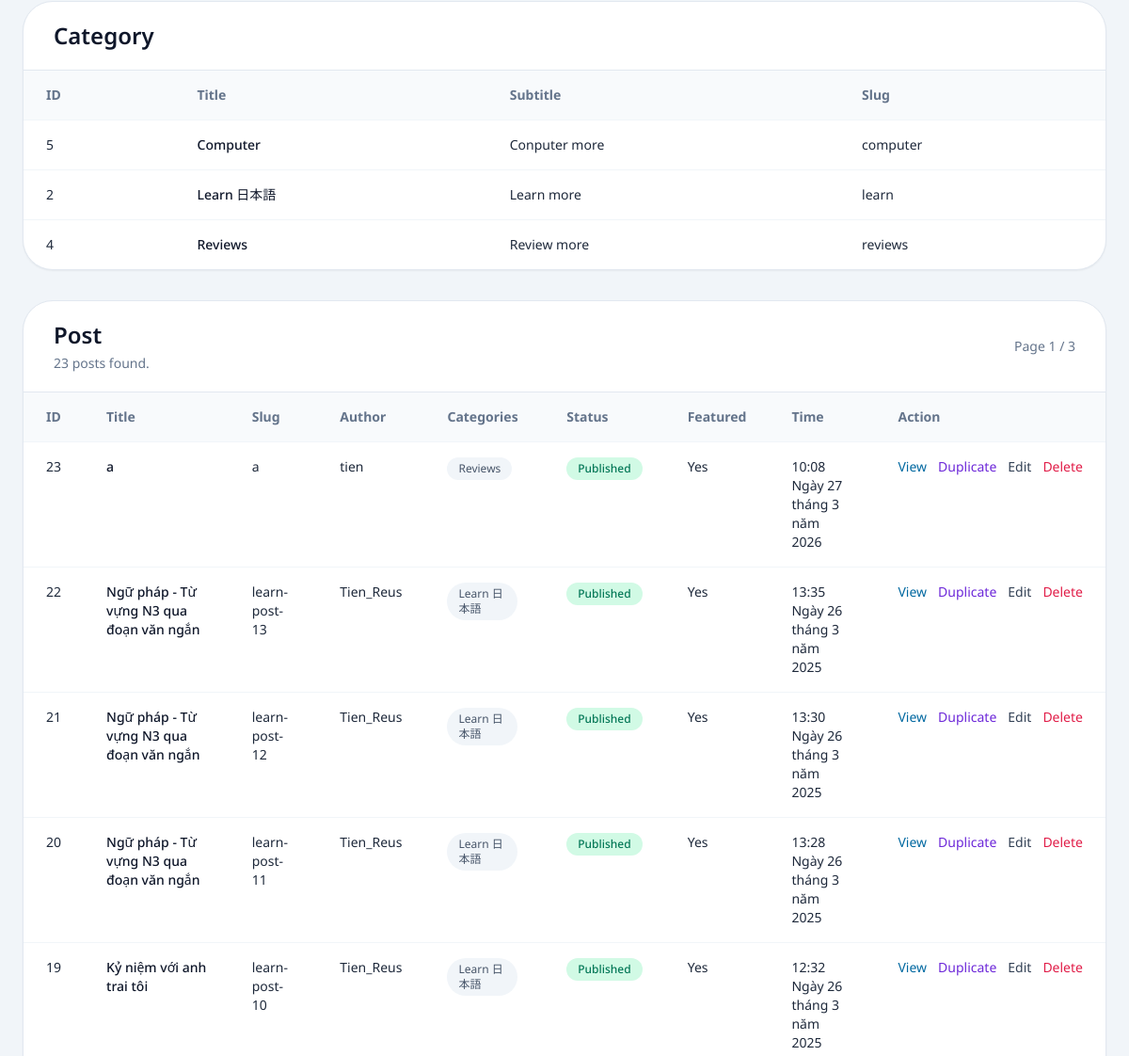
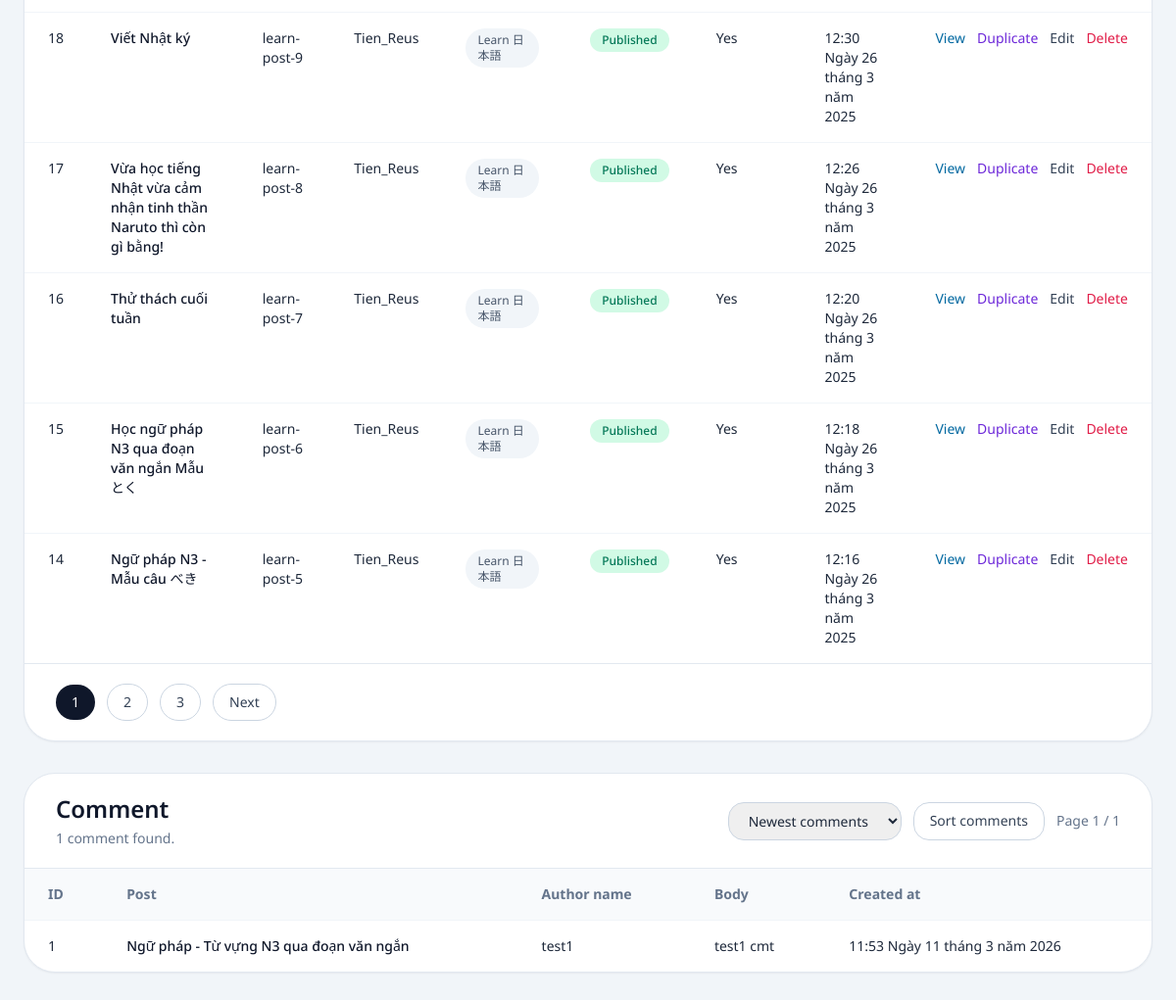
The app's page /sql/database/ (signed in, lower part), older data (2 pictures, top to bottom).
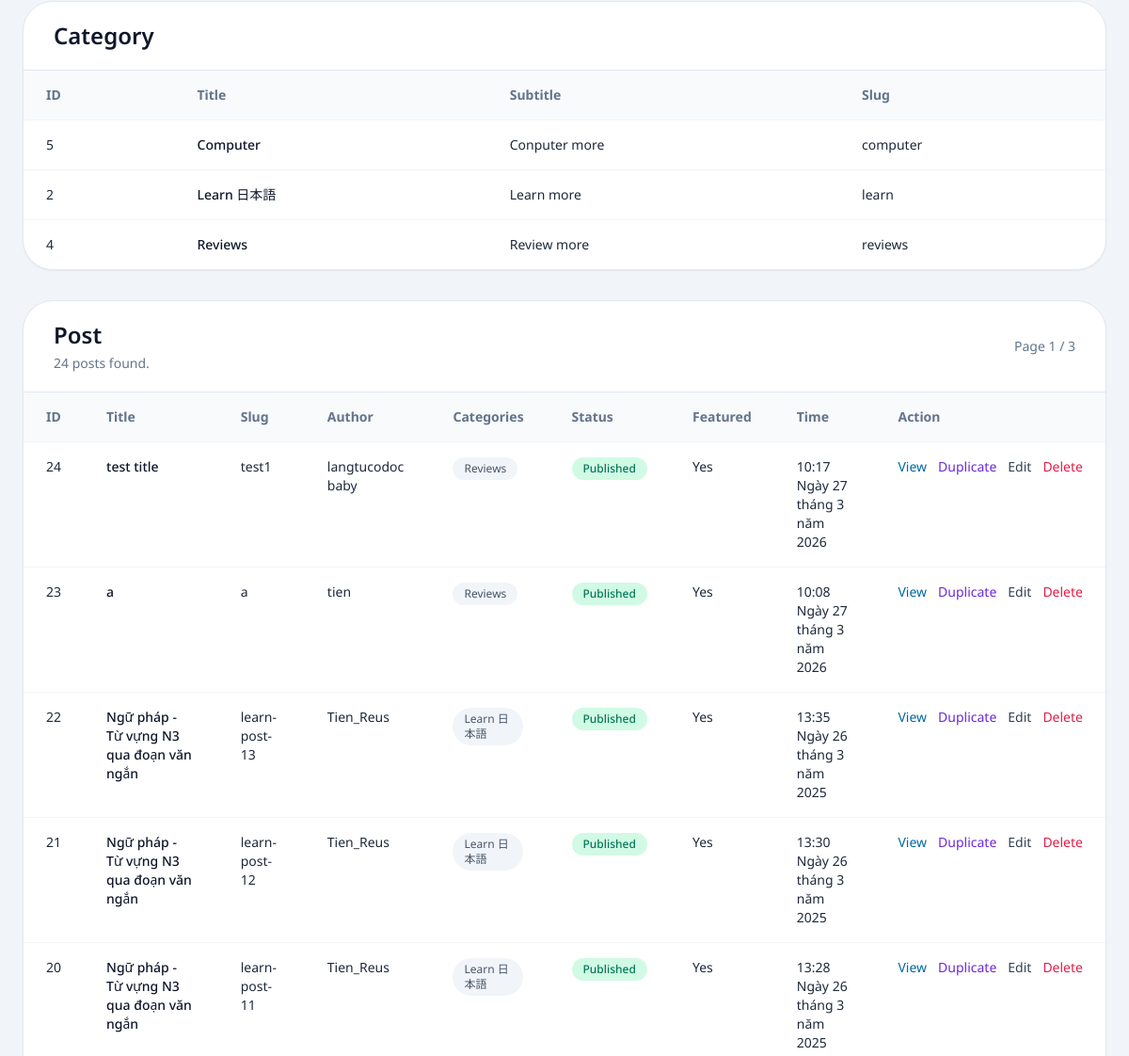
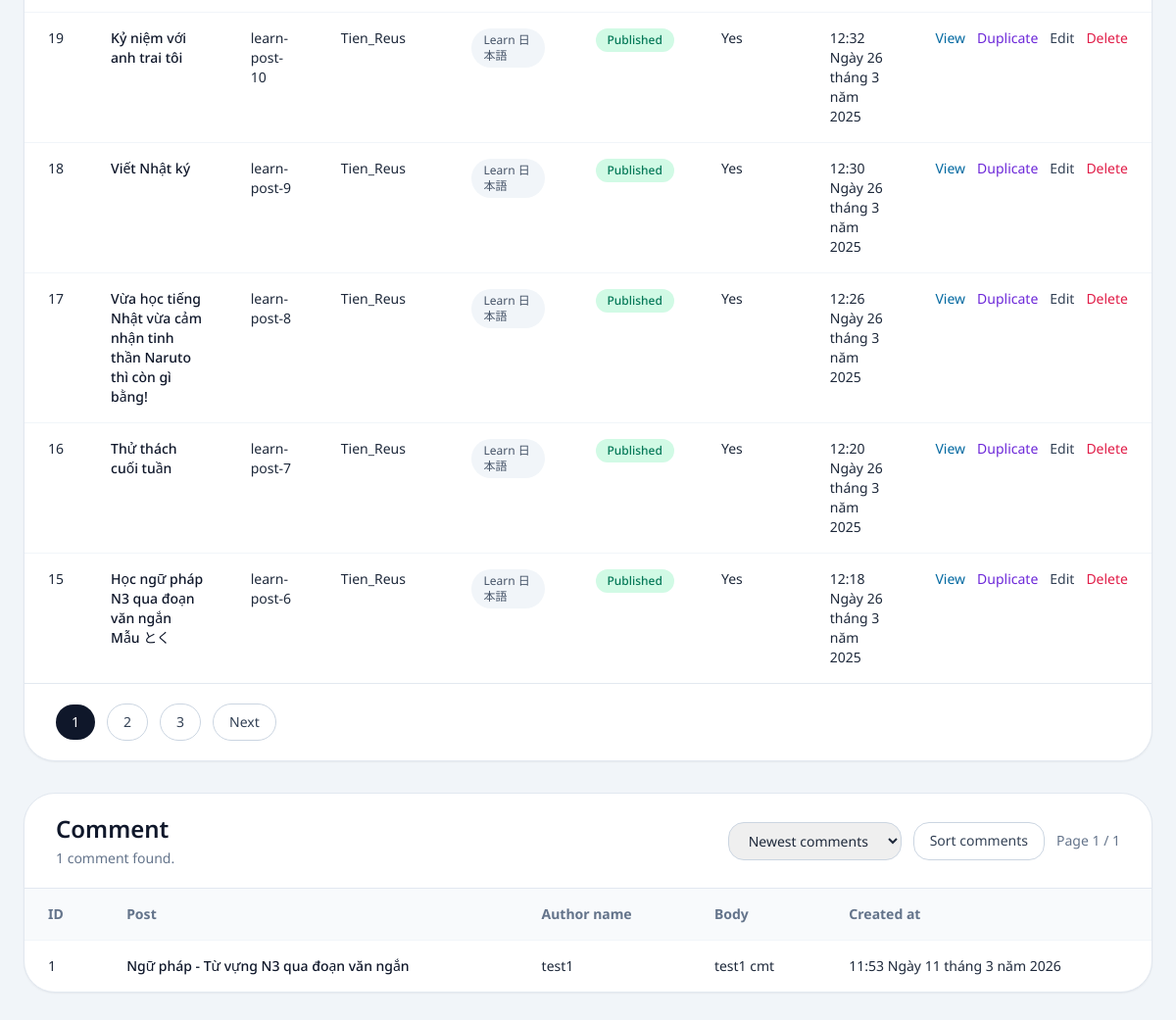
The same page, newer data (2 pictures, top to bottom).
### posts/models.py (models this page shows, shortened)
class Category(models.Model):
    title = models.CharField(max_length=20)
    subtitle = models.CharField(max_length=20)
    slug = models.SlugField()
    thumbnail = models.ImageField()

class Post(models.Model):
    STATUS_DRAFT = "draft"
    STATUS_PUBLISHED = "published"
    STATUS_CHOICES = [
        (STATUS_DRAFT, "Draft"),
        (STATUS_PUBLISHED, "Published"),
    ]
    title = models.CharField(max_length=100)
    slug = models.SlugField()
    overview = models.TextField()
    timestamp = models.DateTimeField(auto_now_add=True)
    content = models.TextField()
    author = models.ForeignKey(Author, on_delete=models.CASCADE)
    thumbnail = models.ImageField()
    categories = models.ManyToManyField(Category)
    featured = models.BooleanField()
    status = models.CharField(max_length=20, choices=STATUS_CHOICES, default=STATUS_PUBLISHED)

class Author(models.Model):
    user = models.OneToOneField(User, on_delete=models.CASCADE)
    display_name = models.CharField(max_length=150, blank=True)
    profile_picture = models.ImageField(blank=True)
    def __str__(self):
        return self.display_name or self.user.username

class Comment(models.Model):
    post = models.ForeignKey(
        Post,
        on_delete=models.CASCADE,
        related_name="comments",
    )
    author_name = models.CharField(max_length=80)
    body = models.TextField(max_length=1000)
    created_at = models.DateTimeField(auto_now_add=True)
    class Meta:
        ordering = ["-created_at"]

### posts/views.py (the view, shortened to what this page needs)
# urls.py: path('sql/database/', resource_admin_database, name='resource_admin_database'),
@staff_required
def resource_admin_database(request):
    query = request.GET.get("q", "").strip()
    selected_section = request.GET.get("section", "").strip()
    selected_category = request.GET.get("category", "").strip()
    featured_filter = request.GET.get("featured", "").strip()
    status_filter = request.GET.get("status", "").strip()
    sort = request.GET.get("sort", "-timestamp").strip() or "-timestamp"
    comment_sort = request.GET.get("comment_sort", "-created_at").strip() or "-created_at"
    sections = ResourceSection.objects.prefetch_related("groups__links")
    groups = ResourceGroup.objects.select_related("section")
    links = ResourceLink.objects.select_related("group", "group__section")
    categories = Category.objects.order_by("title")
    posts = Post.objects.select_related("author").prefetch_related("categories").order_by("-timestamp")
    comments = Comment.objects.select_related("post").order_by("-created_at")
    if selected_section:
        sections = sections.filter(id=selected_section)
        groups = groups.filter(section_id=selected_section)
        links = links.filter(group__section_id=selected_section)
    if selected_category:
        posts = posts.filter(categories__id=selected_category)
    if featured_filter == "yes":
        posts = posts.filter(featured=True)
    elif featured_filter == "no":
        posts = posts.filter(featured=False)
    if status_filter in {Post.STATUS_DRAFT, Post.STATUS_PUBLISHED}:
        posts = posts.filter(status=status_filter)
    sort_options = {
        "-timestamp": ("-timestamp", "-id"),
        "timestamp": ("timestamp", "id"),
        "title": ("title", "id"),
        "-title": ("-title", "-id"),
        "author": ("author__display_name", "author__user__username", "id"),
        "-author": ("-author__display_name", "-author__user__username", "-id"),
    }
    posts = posts.order_by(*sort_options.get(sort, ("-timestamp", "-id"))).distinct()
    post_paginator = Paginator(posts, 10)
    post_page = post_paginator.get_page(request.GET.get("page"))
    comment_sort_options = {
        "-created_at": ("-created_at", "-id"),
        "created_at": ("created_at", "id"),
        "author_name": ("author_name", "id"),
        "-author_name": ("-author_name", "-id"),
    }
    comments = comments.order_by(*comment_sort_options.get(comment_sort, ("-created_at", "-id")))
    comment_paginator = Paginator(comments, 10)
    comment_page = comment_paginator.get_page(request.GET.get("comment_page"))
    context = {
        "sections": sections,
        "groups": groups,
        "links": links,
        "categories": categories,
        "posts": post_page,
        "comments": comment_page,
        "query": query,
        "selected_section": selected_section,
        "selected_category": selected_category,
        "featured_filter": featured_filter,
        "status_filter": status_filter,
        "sort": sort,
        "comment_sort": comment_sort,
        "sort_options": [
            {"value": "-timestamp", "label": "Newest first"},
            {"value": "timestamp", "label": "Oldest first"},
            {"value": "title", "label": "Title A-Z"},
            {"value": "-title", "label": "Title Z-A"},
            {"value": "author", "label": "Author A-Z"},
            {"value": "-author", "label": "Author Z-A"},
        ],
        "comment_sort_options": [
            {"value": "-created_at", "label": "Newest comments"},
            {"value": "created_at", "label": "Oldest comments"},
            {"value": "author_name", "label": "Author A-Z"},
            {"value": "-author_name", "label": "Author Z-A"},
        ],
        "status_options": [
            {"value": "", "label": "All statuses"},
            {"value": Post.STATUS_PUBLISHED, "label": "Published only"},
            {"value": Post.STATUS_DRAFT, "label": "Draft only"},
        ],
        "all_sections": ResourceSection.objects.all(),
        "all_categories": Category.objects.order_by("title"),
    }
    return render(request, "resource_admin/database.html", context)

### posts/views.py (called while the page is built)
def staff_required(view_func):
    @wraps(view_func)
    @login_required(login_url="resource_admin_login")
    @user_passes_test(
        lambda user: user.is_staff or user.is_superuser,
        login_url="resource_admin_login",
    )
    def _wrapped_view(request, *args, **kwargs):
        return view_func(request, *args, **kwargs)
    return _wrapped_view

### templates/resource_admin/database.html (shortened to what the changed rows need)
{% extends 'resource_admin/base.html' %}
{% block content %}
<section class="space-y-8">
  <article class="overflow-hidden rounded-[2rem] border border-slate-200 bg-white shadow-sm">
    <div class="border-b border-slate-200 px-8 py-5">
      <h2 class="text-2xl font-semibold text-slate-900">Category</h2>
    </div>
    <div class="overflow-x-auto">
      <table class="min-w-full text-left text-sm">
        <thead class="bg-slate-50 text-slate-500">
          <tr>
            <th class="px-6 py-4">ID</th>
            <th class="px-6 py-4">Title</th>
            <th class="px-6 py-4">Subtitle</th>
            <th class="px-6 py-4">Slug</th>
          </tr>
        </thead>
        <tbody>
          {% for category in categories %}
          <tr class="border-t border-slate-100">
            <td class="px-6 py-4">{{ category.id }}</td>
            <td class="px-6 py-4 font-medium text-slate-900">{{ category.title }}</td>
            <td class="px-6 py-4">{{ category.subtitle }}</td>
            <td class="px-6 py-4">{{ category.slug }}</td>
          </tr>
          {% empty %}
          <tr><td colspan="4" class="px-6 py-6 text-slate-500">No data found.</td></tr>
          {% endfor %}
        </tbody>
      </table>
    </div>
  </article>
  <article id="post-table" class="overflow-hidden rounded-[2rem] border border-slate-200 bg-white shadow-sm">
    <div class="border-b border-slate-200 px-8 py-5">
      <div class="flex flex-col gap-3 md:flex-row md:items-center md:justify-between">
        <div>
          <h2 class="text-2xl font-semibold text-slate-900">Post</h2>
          <p class="mt-1 text-sm text-slate-500">
            {{ posts.paginator.count }} post{{ posts.paginator.count|pluralize }} found.
          </p>
        </div>
      </div>
    </div>
    <div class="overflow-x-auto">
      <table class="min-w-full text-left text-sm">
        <thead class="bg-slate-50 text-slate-500">
          <tr>
            <th class="px-6 py-4">ID</th>
            <th class="px-6 py-4">Title</th>
            <th class="px-6 py-4">Slug</th>
            <th class="px-6 py-4">Author</th>
            <th class="px-6 py-4">Categories</th>
            <th class="px-6 py-4">Status</th>
            <th class="px-6 py-4">Featured</th>
            <th class="px-6 py-4">Time</th>
            <th class="px-6 py-4">Action</th>
          </tr>
        </thead>
        <tbody>
          {% for post in posts %}
          <tr class="border-t border-slate-100 align-top">
            <td class="px-6 py-4">{{ post.id }}</td>
            <td class="px-6 py-4 font-medium text-slate-900">{{ post.title }}</td>
            <td class="px-6 py-4">{{ post.slug }}</td>
            <td class="px-6 py-4">{{ post.author }}</td>
            <td class="px-6 py-4">
              {% for category in post.categories.all %}
              <span class="mb-1 mr-1 inline-flex rounded-full bg-slate-100 px-3 py-1 text-xs text-slate-600">{{ category.title }}</span>
              {% empty %}
              -
              {% endfor %}
            </td>
            <td class="px-6 py-4">
              {% if post.status == "published" %}
              <span class="inline-flex rounded-full bg-emerald-100 px-3 py-1 text-xs font-medium text-emerald-700">Published</span>
              {% else %}
              <span class="inline-flex rounded-full bg-amber-100 px-3 py-1 text-xs font-medium text-amber-700">Draft</span>
              {% endif %}
            </td>
            <td class="px-6 py-4">{% if post.featured %}Yes{% else %}No{% endif %}</td>
            <td class="px-6 py-4">{{ post.timestamp }}</td>
            <td class="px-6 py-4">
              <div class="flex gap-3">
                {% if post.status == "published" %}
                <a href="{% url 'post' post.slug %}" target="_blank" rel="noopener noreferrer" class="text-sky-700 hover:text-sky-900">View</a>
                {% else %}
                <span class="text-slate-400">Draft</span>
                {% endif %}
                <a href="{% url 'post_duplicate' post.id %}" class="text-violet-700 hover:text-violet-900">Duplicate</a>
                <a href="{% url 'post_update' post.id %}" class="text-slate-700 hover:text-slate-900">Edit</a>
                <a href="{% url 'post_delete' post.id %}" class="text-rose-600 hover:text-rose-700">Delete</a>
              </div>
            </td>
          </tr>
          {% empty %}
          <tr><td colspan="9" class="px-6 py-6 text-slate-500">No data found.</td></tr>
          {% endfor %}
        </tbody>
      </table>
    </div>
    {% if posts.paginator.num_pages > 1 %}
    <div class="border-t border-slate-200 px-8 py-5">
      <div class="flex flex-wrap items-center gap-3 text-sm">
        {% for page_num in posts.paginator.page_range %}
          {% if page_num == posts.number %}
          <span class="rounded-full bg-slate-900 px-4 py-2 text-white">{{ page_num }}</span>
          {% elif page_num >= posts.number|add:"-2" and page_num <= posts.number|add:"2" %}
          <a href="?q={{ query|urlencode }}&section={{ selected_section|urlencode }}&category={{ selected_category|urlencode }}&featured={{ featured_filter|urlencode }}&status={{ status_filter|urlencode }}&sort={{ sort|urlencode }}&comment_sort={{ comment_sort|urlencode }}&page={{ page_num }}#post-table" class="rounded-full border border-slate-300 px-4 py-2 text-slate-700 hover:bg-slate-50">{{ page_num }}</a>
          {% endif %}
        {% endfor %}
        {% if posts.has_next %}
        <a href="?q={{ query|urlencode }}&section={{ selected_section|urlencode }}&category={{ selected_category|urlencode }}&featured={{ featured_filter|urlencode }}&status={{ status_filter|urlencode }}&sort={{ sort|urlencode }}&comment_sort={{ comment_sort|urlencode }}&page={{ posts.next_page_number }}#post-table" class="rounded-full border border-slate-300 px-4 py-2 text-slate-700 hover:bg-slate-50">Next</a>
        {% endif %}
      </div>
    </div>
    {% endif %}
  </article>
  <article class="overflow-hidden rounded-[2rem] border border-slate-200 bg-white shadow-sm">
    <div class="border-b border-slate-200 px-8 py-5">
      <div class="flex flex-col gap-3 md:flex-row md:items-center md:justify-between">
        <div>
          <h2 class="text-2xl font-semibold text-slate-900">Comment</h2>
        </div>
      </div>
    </div>
    <div class="overflow-x-auto">
      <table class="min-w-full text-left text-sm">
        <thead class="bg-slate-50 text-slate-500">
          <tr>
            <th class="px-6 py-4">ID</th>
            <th class="px-6 py-4">Post</th>
            <th class="px-6 py-4">Author name</th>
            <th class="px-6 py-4">Body</th>
            <th class="px-6 py-4">Created at</th>
          </tr>
        </thead>
        <tbody>
          {% for comment in comments %}
          <tr class="border-t border-slate-100 align-top">
            <td class="px-6 py-4">{{ comment.id }}</td>
            <td class="px-6 py-4 font-medium text-slate-900">{{ comment.post.title }}</td>
            <td class="px-6 py-4">{{ comment.author_name }}</td>
            <td class="px-6 py-4">{{ comment.body|truncatechars:160 }}</td>
            <td class="px-6 py-4">{{ comment.created_at }}</td>
          </tr>
          {% empty %}
          <tr><td colspan="5" class="px-6 py-6 text-slate-500">No data found.</td></tr>
          {% endfor %}
        </tbody>
      </table>
    </div>
  </article>
</section>
{% endblock content %}

Row changes from the older to the newer data that the page shows:
no longer on this page (row unchanged): Post: id "14", title "Ngữ pháp N3 - Mẫu câu べき", slug "learn-post-5", author "Tien_Reus", status "Published", featured "Yes", timestamp "12:16 Ngày 26 tháng 3 năm 2025", Category (title "Learn 日本語")
added Post: id "24", title "test title", slug "test1", author "langtucodoc baby", status "Published", featured "Yes", timestamp "10:17 Ngày 27 tháng 3 năm 2026", Category (title "Reviews")
Text that changed along with them:
{{ posts.paginator.count }}: "23" → "24"
